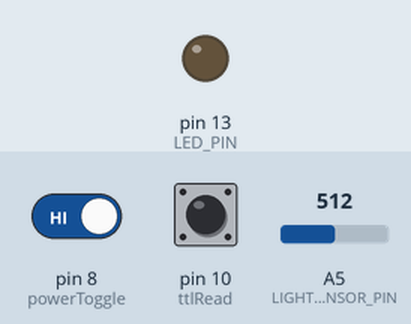
Recording of a sketch running on a simulated Arduino Uno, built with avr-gcc and run on an emulated ATmega328P. Parts: output pins drawn as LEDs (lit = HIGH). The test bench sets the inputs (shaded band); at power-on: pin 8 (powerToggle) HIGH, A5 (LIGHT_SENSOR_PIN) = 512, pin 10 (ttlRead) HIGH. Random numbers use the default seed unless the sketch sets one; what the sketch prints to the serial monitor is not drawn.

Above: at 1.2 s.
1.3 s: pin 8 (powerToggle) driven LOW
At 2.5 s:
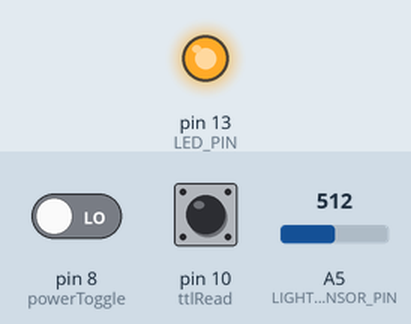
2.8 s: A5 (LIGHT_SENSOR_PIN) set to 109
4.3 s: A5 (LIGHT_SENSOR_PIN) set to 94
At 5.5 s:
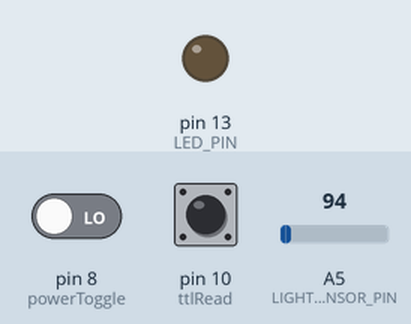
5.8 s: A5 (LIGHT_SENSOR_PIN) set to 110
At 6.8 s:
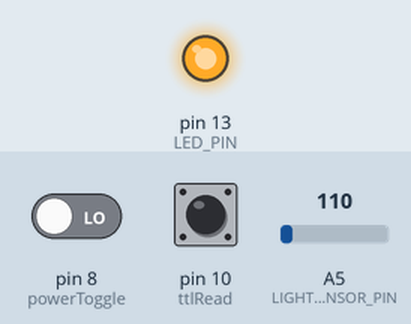
Timing chart, 0 to 8.8 s (numbered marks = the images above; inputs shaded):
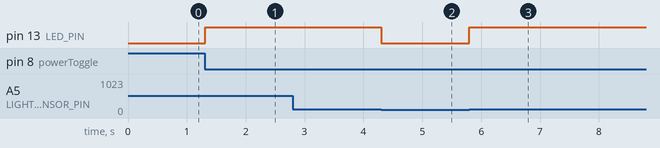

Measured:
- the behaviour switches between 101 and 100 on A5 (LIGHT_SENSOR_PIN) (found by bisection; images 1 and 2)
- after the input at 1.3 s, pin 13 (LED_PIN): LOW → HIGH at once
- after the input at 2.8 s, every drawn part: stays the same
- after the input at 4.3 s, pin 13 (LED_PIN): HIGH → LOW at once
- after the input at 5.8 s, pin 13 (LED_PIN): LOW → HIGH at once

The sketch:

MonitorB.ino
```cpp
//This v5 version is a copy of v4 with improvements:
//  1. random delay moved to inside if statement to ensure no repeated misses
//  2. random delay increased to 100 ms instead of 20 ms

/*
   The signal sent to the indicator light is a boolean value
   indicating whether the laser is on, instead of randem readings

   Overview of operation: each control box broadcasts a two digit integer to any listening
   indicator boxes with a matched configured channel/ID. e.g. "11" int is broadcast, the first
   1 represents laser control box 1 is referred to and the second 1 says its indicator
   light should be on (binary 1). Max number of control boxes is 4 due to limit of
   4 lights on indicator box. 4 simulatenous have been tested, in principle 5 would also
   work. The signal is broadcast is every 50ms + a random extra number of ms from 0 to 20
   ms to avoid collisions in network. Random collisions may still occur, but odds of
   multiple or repeating collisions drops rapidly with time. Each indicator box will
   still read every control box but ignore if channel id does not match. The decision
   of which state to broadcast every 50+R is determined by current mode vs light sensor mode
   and subsequent reading on sensor pin or ttl pin. Each controller only emits 1
   ID and multiple doors/indicators can read from. Similarly, if 4 lasers, each
   controller has its own unique ID to broadcast. TTL mode reads 5V differential
   on pin and gnd on arduino (see assembly instructions). This code should boot up every time its powered
   and there are no known scenarios that will stop the code from executing but it
   does have some error checks on the controller side so that if it sees an error
   state it will broadcast this state for this laser to all indicators, and the
   indicator LED strip for that laser will begin flashing repeatedly until the
   error is resolved (whether fixes itself or user intervention). Each xbee has
   in the controller transmits with a sender ID (part of xbee settings different
   than laser ID) and you can program the xbees on indicators to only listen to
   that one. This is redundant info with laser ID within one room, but would be
   important to make unique per room where there could be overlap of laser IDs.
   Each xbee also has a channel you can set, so for collisions or adjacent you
   would need same channel number and same sender ID (neither of these are laser ID). Idea
   to have open source code on github with a page where user/builders claim unused
   channels and sender IDs. We will make sure all on our end are built unique. Operates
   at 2.4 GHz nominally but varies from that a bit depending on channel.

   xbee network config: https://learn.sparkfun.com/tutorials/exploring-xbees-and-xctu/configuring-networks
*/


#include <SoftwareSerial.h>
SoftwareSerial XBee(2, 3); // RX set to pin 2 of arduino, TX set to pin 3 of arduino
//those are serial pins on arduino

//------------------------------------
//Specify the ID of the control box
const int laserLabel = 1;
//-------------------------------------

const int LIGHT_SENSOR_PIN = 5; //this is the analog pin for the photocell in Model B
const int LED_PIN = 13; //output pin for the LED on the light sensor
const int ANALOG_THRESHOLD = 100; //threshold for light sensor intensity to be high/low
int analogValue; //variable to store the value read from analog read on sensor

int modeState = 0; //variable to store the mode state after reading ttl vs current (high, low)
int powerToggle = 8; //power toggle pin will be pin D8. state of switch: ttl vs sensor
int ttlRead = 10; //ttl read pin will be pin D10

int out; //laserLabel*10+state which is broadcast to indicators
int state; //state of laser which is incorporated in "out" broadcast
int errorCode = 90;  //setup() generates unique errorCode for this laser (errorCode+laserLabel)

unsigned long prevMillis = 0; //timestamps used

const long interval = 50;  //broadcast interval in ms
int nextInterval = 50 + random(100);


void setup() {
  // put your setup code here, to run once:
  XBee.begin(9600); //begin serial comm
  Serial.begin(9600); //begin serial comm

  pinMode(LED_PIN, OUTPUT); //set LED pin for light sensor to output mode
  pinMode(powerToggle, INPUT_PULLUP); //set to input with built-in pullup resistor
    //powerToggle == LOW is CURRENT SENSING mode
    //powerToggle == HIGH is TTL SENSING mode
  pinMode(ttlRead, INPUT_PULLUP); //set to input with built-in pullup resistor

  //"out" is set to errorCode and broadcast if occurs
  //errorCode = 90+laserLabel. Eg. for laser 1, 91 is its unique error
  //code for the indicators to recognize
  errorCode = errorCode +laserLabel;

}


void loop() {
  modeState = digitalRead(powerToggle);
  //Check for which mode is in use
  if (modeState == LOW){
    out = lightSensor();
    //Serial.println("current");
  } else if (modeState == HIGH){
    out = ttlSensor();
    //Serial.println("TTL");
  } else {
    //The toggle might be stuck in the middle, where both read pins are LOW
    out = error();
  }

  //send signal every 50+random(20) ms. The random number is for avoiding collisions
  unsigned long currMillis = millis(); //provides current timestamp
    //returns number of ms since the arduino began running current program
    //number overflows, go back to zero, after approximately 50 days
  if (long(currMillis - prevMillis) > nextInterval || long(currMillis - prevMillis) < 0) { //added 4/11 so <0 possible with signed long
    //output every 50+R or as soon as we roll over millis() after 50 days on time
    prevMillis = currMillis;
    XBee.write(out); //broadcast to indicator
    nextInterval = interval + random(100);
//    Serial.println(out); //printing for debugging
  }
}

int lightSensor(){
  analogValue = analogRead(LIGHT_SENSOR_PIN);
  if (analogValue > ANALOG_THRESHOLD){
    state = HIGH;
    digitalWrite(LED_PIN, HIGH);
  }
  else {
    state = LOW;
    digitalWrite(LED_PIN, LOW);
  }
  return (laserLabel * 10 + state);
}


int ttlSensor(){
  //Serial.println("TTL");
  state = digitalRead(ttlRead);
  Serial.print("ttl reading: ");
  Serial.println(state);
  return (laserLabel * 10 + state);
}


int error(){
  return (errorCode);
}
```
